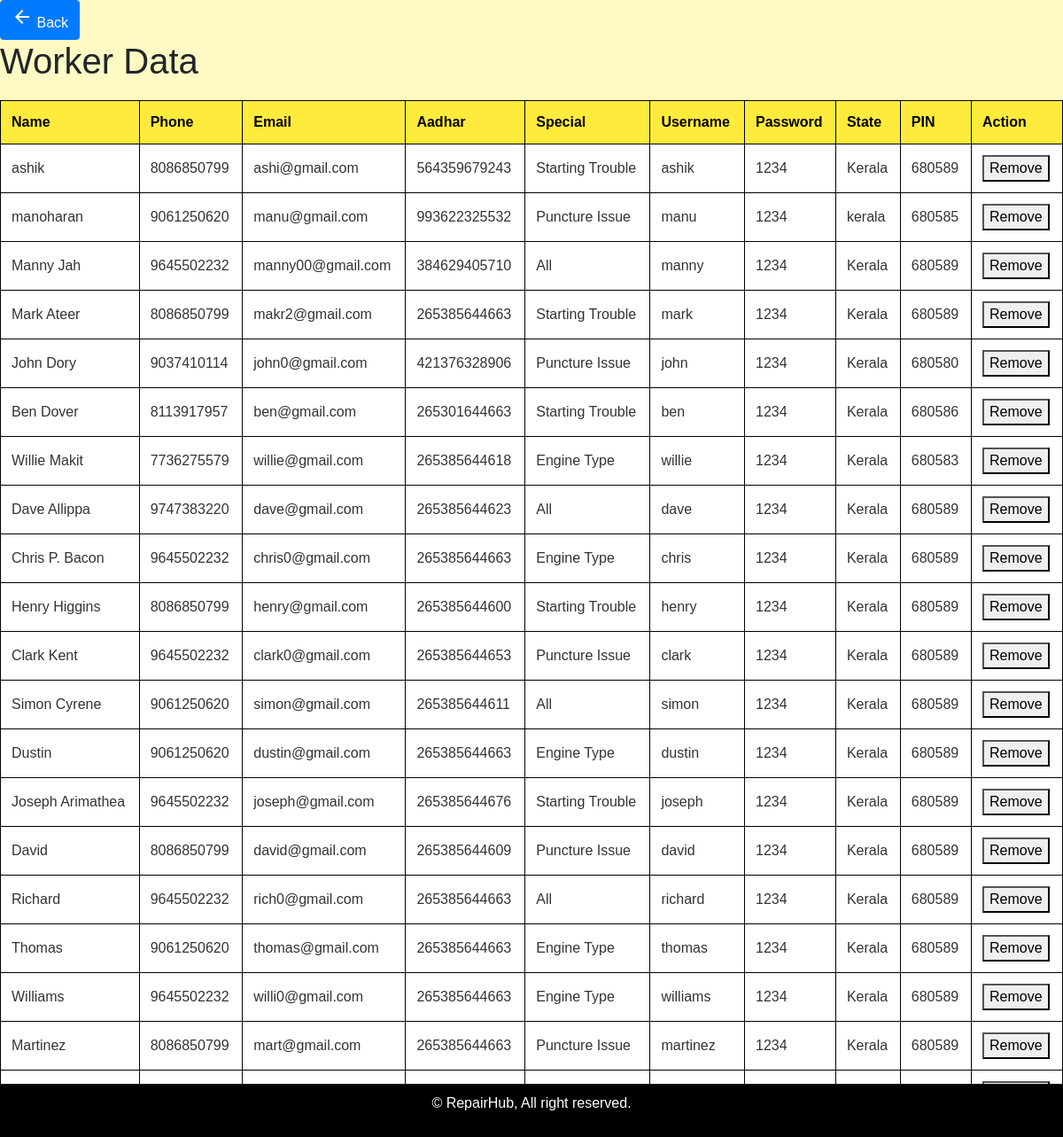
The app's page /adwork with its own data.
### vehicle/models.py (models this page shows, shortened)
class worker(models.Model):
    user = models.ForeignKey(register, on_delete=models.CASCADE)
    name = models.CharField(max_length=100)
    phone = models.CharField(max_length=10)
    mail = models.EmailField()
    adhar = models.CharField(max_length=12)
    special = models.CharField(max_length=100)
    username = models.CharField(max_length=100)
    password = models.CharField(max_length=100)
    state = models.CharField(max_length=100)
    district = models.CharField(max_length=100)
    location = models.CharField(max_length=20)
    rating = models.IntegerField()
    pin = models.CharField(max_length=6)
    latitude = models.FloatField(null=True, blank=True)
    longitude = models.FloatField(null=True, blank=True)

### vehicle/views.py (the view)
# urls.py: path('adwork',views.view_work),
def view_work(request):
    data = worker.objects.all()
    return render(request,'viadminworker.html',{'worker':data})

### template/viadminworker.html (shortened to what this page needs)
<!DOCTYPE html>
<html lang="en">
<head>
    <link rel="stylesheet" href="https://maxcdn.bootstrapcdn.com/bootstrap/4.0.0/css/bootstrap.min.css">
</head>
<body>
    <a href="javascript:history.back()" class="btn btn-primary back-button">
        <i class="material-icons">arrow_back</i> Back
    </a>
    <h1>Worker Data</h1>
    <table>
        <thead>
            <tr>
                <th>Name</th>
                <th>Phone</th>
                <th>Email</th>
                <th>Aadhar</th>
                <th>Special</th>
                <th>Username</th>
                <th>Password</th>
                <th>State</th>
                <th>PIN</th>
                <th>Action</th>
            </tr>
        </thead>
        <tbody>
            {% for worker in worker %}
            <tr>
                <td>{{ worker.name }}</td>
                <td>{{ worker.phone }}</td>
                <td>{{ worker.mail }}</td>
                <td>{{ worker.adhar }}</td>
                <td>{{ worker.special }}</td>
                <td>{{ worker.username }}</td>
                <td>{{ worker.password }}</td>
                <td>{{ worker.state }}</td>
                <td>{{ worker.pin }}</td>
                <td>
                    <form action="{% url 'remove_worker' worker.id %}" method="post" style="display:inline;">
                        <button type="submit" class="btn-remove">Remove</button>
                    </form>
                </td>
            </tr>
            {% empty %}
            <tr>
                <td colspan="10">No workers available</td>
            </tr>
            {% endfor %}
        </tbody>
    </table>
    <footer>
        <p>&copy; RepairHub, All right reserved.</p>
    </footer>
</body>
</html>

### template/viadminworker.html (style rules this page uses)
body { font-family: Arial, sans-serif; margin: 0; padding: 0; background-color: #fff9c4; }
table { width: 100%; border-collapse: collapse; margin: 20px 0; }
th, td { padding: 12px; text-align: left; border: 1px solid #000; }
th { background-color: #ffeb3b; color: #000; }
td { background-color: #fff; color: #333; }
tr:nth-child(even) { background-color: #fff9c4; }
tr:nth-child(odd) { background-color: #f0f0f0; }
footer { background-color: #000; color: #fff; text-align: center; padding: 10px 0; position: fixed; bottom: 0; width: 100%; }

### records on screen
worker: name "ashik", phone "8086850799", mail "ashi@gmail.com", adhar "564359679243", special "Starting Trouble", username "ashik", password "1234", state "Kerala", pin "680589"
worker: name "manoharan", phone "9061250620", mail "manu@gmail.com", adhar "993622325532", special "Puncture Issue", username "manu", password "1234", state "kerala", pin "680585"
worker: name "Manny Jah", phone "9645502232", mail "manny00@gmail.com", adhar "384629405710", special "All", username "manny", password "1234", state "Kerala", pin "680589"
worker: name "Mark Ateer", phone "8086850799", mail "makr2@gmail.com", adhar "265385644663", special "Starting Trouble", username "mark", password "1234", state "Kerala", pin "680589"
worker: name "John Dory", phone "9037410114", mail "john0@gmail.com", adhar "421376328906", special "Puncture Issue", username "john", password "1234", state "Kerala", pin "680580"
worker: name "Ben Dover", phone "8113917957", mail "ben@gmail.com", adhar "265301644663", special "Starting Trouble", username "ben", password "1234", state "Kerala", pin "680586"
worker: name "Willie Makit", phone "7736275579", mail "willie@gmail.com", adhar "265385644618", special "Engine Type", username "willie", password "1234", state "Kerala", pin "680583"
worker: name "Dave Allippa", phone "9747383220", mail "dave@gmail.com", adhar "265385644623", special "All", username "dave", password "1234", state "Kerala", pin "680589"
worker: name "Chris P. Bacon", phone "9645502232", mail "chris0@gmail.com", adhar "265385644663", special "Engine Type", username "chris", password "1234", state "Kerala", pin "680589"
worker: name "Henry Higgins", phone "8086850799", mail "henry@gmail.com", adhar "265385644600", special "Starting Trouble", username "henry", password "1234", state "Kerala", pin "680589"
worker: name "Clark Kent", phone "9645502232", mail "clark0@gmail.com", adhar "265385644653", special "Puncture Issue", username "clark", password "1234", state "Kerala", pin "680589"
worker: name "Simon Cyrene", phone "9061250620", mail "simon@gmail.com", adhar "265385644611", special "All", username "simon", password "1234", state "Kerala", pin "680589"
worker: name "Dustin", phone "9061250620", mail "dustin@gmail.com", adhar "265385644663", special "Engine Type", username "dustin", password "1234", state "Kerala", pin "680589"
worker: name "Joseph Arimathea", phone "9645502232", mail "joseph@gmail.com", adhar "265385644676", special "Starting Trouble", username "joseph", password "1234", state "Kerala", pin "680589"
worker: name "David", phone "8086850799", mail "david@gmail.com", adhar "265385644609", special "Puncture Issue", username "david", password "1234", state "Kerala", pin "680589"
worker: name "Richard", phone "9645502232", mail "rich0@gmail.com", adhar "265385644663", special "All", username "richard", password "1234", state "Kerala", pin "680589"
worker: name "Thomas", phone "9061250620", mail "thomas@gmail.com", adhar "265385644663", special "Engine Type", username "thomas", password "1234", state "Kerala", pin "680589"
worker: name "Williams", phone "9645502232", mail "willi0@gmail.com", adhar "265385644663", special "Engine Type", username "williams", password "1234", state "Kerala", pin "680589"
worker: name "Martinez", phone "8086850799", mail "mart@gmail.com", adhar "265385644663", special "Puncture Issue", username "martinez", password "1234", state "Kerala", pin "680589"
